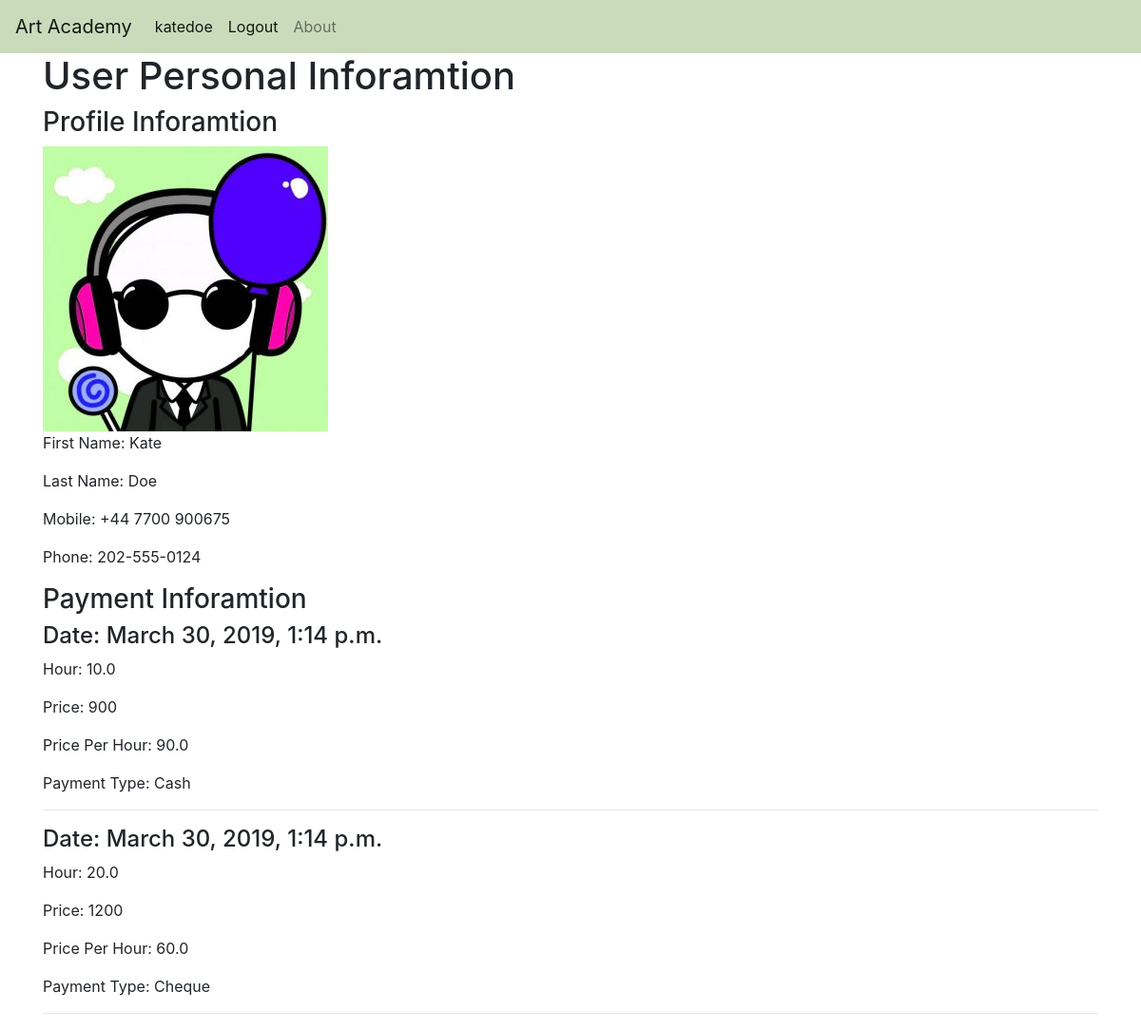
/info/ (signed in), run on the app's committed database.
### users/models.py (models this page shows, shortened)
class Profile(models.Model):
    user = models.OneToOneField(User, on_delete=models.CASCADE)
    image = models.ImageField(default='default.jpg', upload_to='profile_pics')
    first_name = models.CharField(max_length=100)
    last_name = models.CharField(max_length=100)
    phone = models.CharField(max_length=20)
    mobile = models.CharField(max_length=20)
    email = models.EmailField()
    details = models.TextField(null=True, blank=True)

class Payment(models.Model):
    user = models.ForeignKey(settings.AUTH_USER_MODEL, on_delete=models.CASCADE)
    date = models.DateTimeField(default=timezone.now)
    price = models.PositiveIntegerField(default=0)
    price_per_hour = models.FloatField(default=0.0)
    hour = models.FloatField(default=0.0)
    payment_type = models.ForeignKey('PaymentType', on_delete=models.CASCADE)

class PaymentType(models.Model):
    payment_type = models.CharField(max_length=20, default='Cash')
    def __str__(self):
        return f'{self.payment_type}'

### art_academy/views.py (the view)
# urls.py: path('info/', user_views.info, name='info'),
@login_required(login_url='/login')
def info(request):
    user = request.user
    payments = Payment.objects.filter(user = user.id).order_by('-date')
    return render(request, 'info.html', {'payments': payments})

### templates/info.html (shortened to what this page needs)
{% extends "base.html" %}
{% block content%}
    <h1>User Personal Inforamtion</h1>
    <h3>Profile Inforamtion</h3>
    <img src="{{user.profile.image.url}}" alt="{{ user.username }} Picture">
    <p>First Name: {{ user.profile.first_name}}</p>
    <p>Last Name: {{ user.profile.last_name}}</p>
    <p>Mobile: {{ user.profile.mobile}}</p>
    <p>Phone: {{ user.profile.phone}}</p>
    <h3>Payment Inforamtion</h3>
    {% for payment in payments %}
        <h4>Date: {{ payment.date}}</h4>
        <p>Hour: {{ payment.hour}}</p>
        <p>Price: {{ payment.price}}</p>
        <p>Price Per Hour: {{ payment.price_per_hour}}</p>
        <p>Payment Type: {{ payment.payment_type}}</p>
        <hr>
    {% endfor %}
{% endblock content%}

### templates/base.html (shortened to what this page needs)
<!DOCTYPE html>
<html lang="en">
<head>
    <link rel="stylesheet" href="https://stackpath.bootstrapcdn.com/bootstrap/4.3.1/css/bootstrap.min.css"
>
</head>
<body>
    <nav class="navbar navbar-expand-lg navbar-light" style="background-color: #cadbbc;">
        <a class="navbar-brand" href="{% url 'home' %}">Art Academy</a>
        <div class="collapse navbar-collapse" id="navbarSupportedContent">
            <ul class="navbar-nav mr-auto">
                {% if user.is_authenticated %}
                <li class="nav-item active">
                    <a class="nav-link" href="{% url 'info' %}">{{ user.username}} <span class="sr-only">(current)</span></a>
                </li>
                <li class="nav-item active">
                    <a class="nav-link" href="{% url 'logout' %}">Logout <span class="sr-only">(current)</span></a>
                </li>
                {% else %}
                <li class="nav-item active">
                    <a class="nav-link" href="{% url 'login' %}">Login<span class="sr-only">(current)</span></a>
                </li>
                {% endif %}
                <li class="nav-item">
                    <a class="nav-link" href="#">About</a>
                </li>
            </ul>
        </div>
    </nav>
    <div class="container">
        {% block content %}{% endblock content %}
    </div>
</body>
</html>

### data on the page
Payment: date "March 30, 2019, 1:14 p.m.", hour "10.0", price "900", price_per_hour "90.0", payment_type "Cash"
Payment: date "March 30, 2019, 1:14 p.m.", hour "20.0", price "1200", price_per_hour "60.0", payment_type "Cheque"

### other printed values
{{ user.username }} "katedoe"
{{ user.profile.first_name }} "Kate"
{{ user.profile.last_name }} "Doe"
{{ user.profile.mobile }} "+44 7700 900675"
{{ user.profile.phone }} "202-555-0124"
